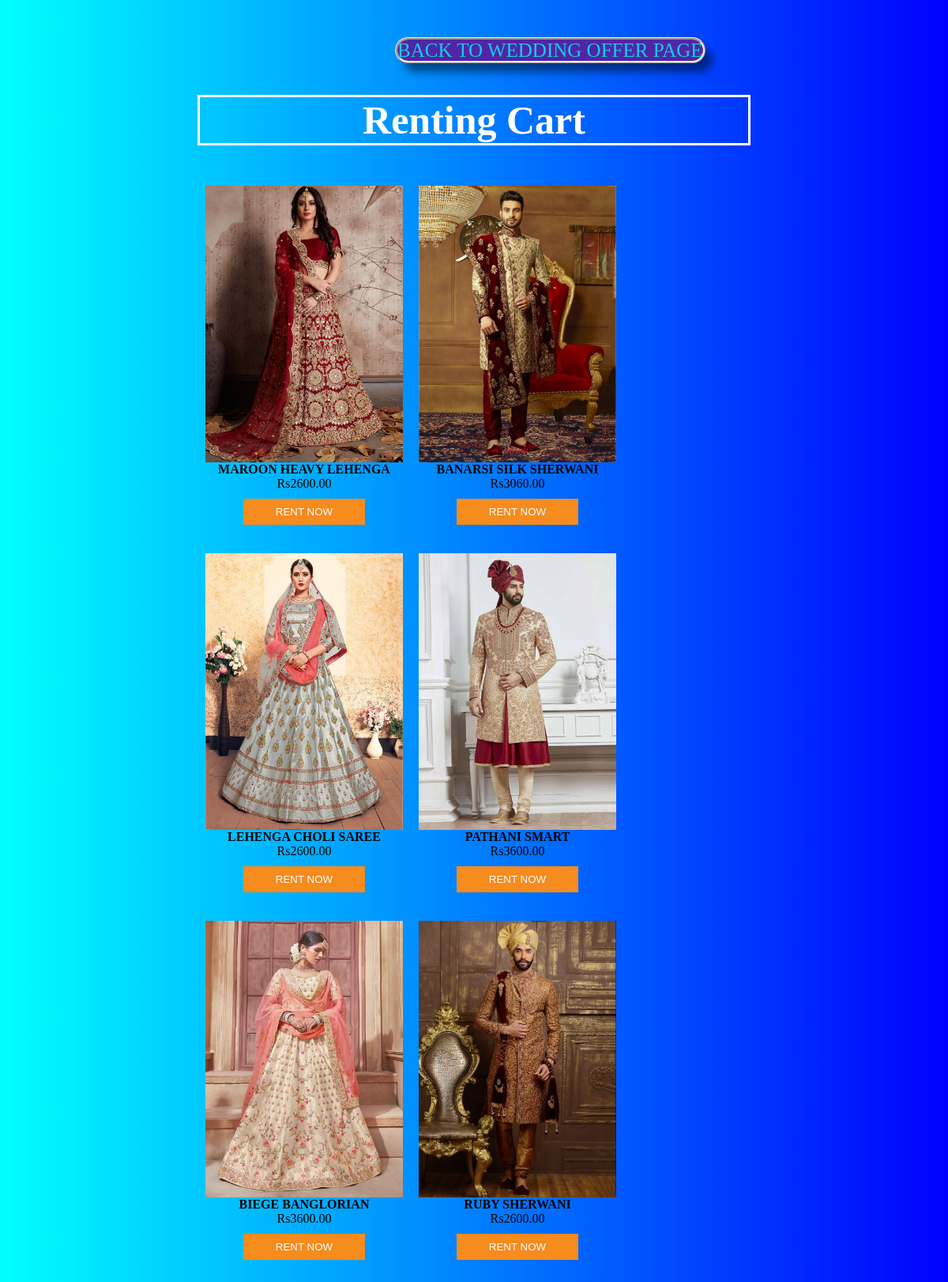
The app's page /php/indexc3.php with its own data.
### tables this page shows
CREATE TABLE `productsc3` (
  `id` int(10) NOT NULL,
  `name` varchar(250) NOT NULL,
  `code` varchar(100) NOT NULL,
  `price` double(9,2) NOT NULL,
  `image` varchar(250) NOT NULL
);

### php/indexc3.php (the view, shortened to what this page needs)
<?php
$con = mysqli_connect("localhost","id11147977_register","register","id11147977_register");
?>
<html>
<head>
<link rel='stylesheet' href='stylec3.css' type='text/css' media='all' />
</head>
<body style="background-image: linear-gradient(-90deg, blue, aqua);">
<div style="width:700px; margin:50 auto;">
<a href="https://attirent.000webhostapp.com/wedoffers.html" class="back" >BACK TO WEDDING OFFER PAGE</a>
<h2 style="color: white; font-size: 50px ; border-style: solid;border-color: white;"  align="center">Renting Cart</h2>
<?php
$result = mysqli_query($con,"SELECT * FROM `productsc3`");
while($row = mysqli_fetch_assoc($result)){
		echo "<div class='product_wrapper'>
			  <form method='post' action=''>
			  <input type='hidden' name='code' value=".$row['code']." />
			  <div class='image'><img src='".$row['image']."' height='350' width='250' /></div>
			  <div class='name'>".$row['name']."</div>
		   	  <div class='price'>Rs".$row['price']."</div>
			  <button type='submit' class='buy'>Rent Now</button>
			  </form>
		   	  </div>";
        }
?>
<br /><br />
</div>
</body>
</html>

### styles/stylec3.css (style rules this page uses)
.product_wrapper { float:left; padding: 10px; text-align: center; }
.product_wrapper .name { font-weight:bold; }
.product_wrapper .buy { text-transform: uppercase; background: #F68B1E; border: 1px solid #F68B1E; cursor: pointer; color: #fff; padding: 8px 40px; margin-top: 10px; }

### php/indexc3.php (style rules this page uses)
.back { text-decoration: none; color: #14cde7; border-style: ridge; background: #5026a7; font-size: 25px; margin-left: 250px; box-shadow:10px 12px 11px -1px rgba(0,0,0,0.48); border-radius:50px; margin-top: 10px; }

### records on screen
productsc3: image (picture), name "MAROON HEAVY LEHENGA", price "2600.00"
productsc3: image (picture), name "BANARSI SILK SHERWANI", price "3060.00"
productsc3: image (picture), name "LEHENGA CHOLI SAREE", price "2600.00"
productsc3: image (picture), name "PATHANI SMART", price "3600.00"
productsc3: image (picture), name "BIEGE BANGLORIAN", price "3600.00"
productsc3: image (picture), name "RUBY SHERWANI", price "2600.00"
